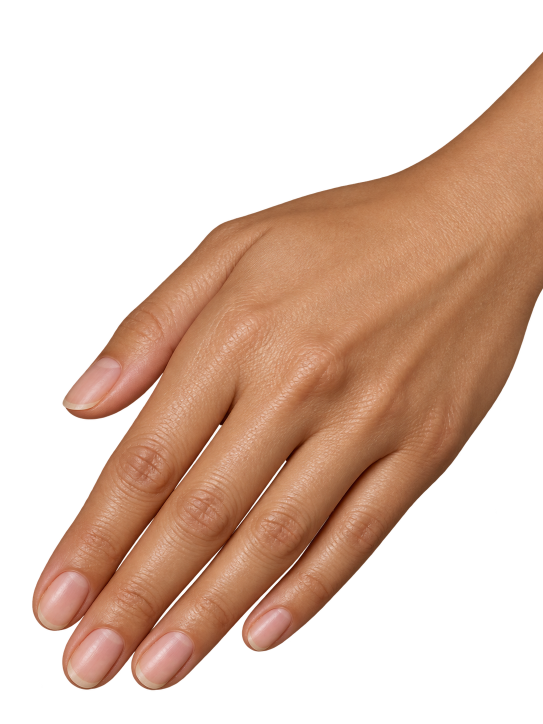
#> input picture backup/theme-186649313493/atlas-images/desi-preview-hand-base.png, 1086 x 1448 px, found by its file name (shown at 1/2 size); its folder holds 2 pictures in this run
$ python hand.py
#> lines starting #> are read from the running program, lines starting #| are printed output that depends on the picture; after the words box and inside, x2 and y2 are one past the last pixel; in counts of white or black regions, pixels touching at a corner belong together
### artwork/scripts/stlib.py
"""Shared helpers: alpha cleanup, defringe, WebP save. Never touches interior RGB."""
import io
import numpy as np
from PIL import Image
from scipy import ndimage

SRC = r"C:\Users\SSTS\Desktop\Riya\backup\theme-186649313493\atlas-images"
BGS = ["#ffb900", "#073df1", "#e10019", "#007948", "#ff0078", "#b7ef00", "#6620f2"]
LO, HI = 24, 232  # alpha <= LO -> 0, >= HI -> 255


def load(name):
#> called with name = 'desi-preview-hand-base.png'
    return np.array(Image.open(f"{SRC}\\{name}").convert("RGBA"))
#> returned value is the input picture: shape (1448, 1086, 4); mean R, G, B, A 80.9, 54.3, 39.4, 110.3


def clean(arr, keep="largest", min_area=200):
    """arr: HxWx4 uint8. Returns cleaned copy.
    1. remap alpha (kills faint specks, makes interior exactly opaque)
    2. drop disconnected specks (keep largest component, or all >= min_area)
    3. rim defringe: pixels with alpha < 255 take RGB of nearest opaque pixel
    4. zero RGB where alpha == 0
    """
#> called with keep = 'largest', min_area = 200
    a = arr.astype(np.float32)
    al = a[..., 3]
    al = np.clip((al - LO) * 255.0 / (HI - LO), 0, 255)
    lab, n = ndimage.label(al > 0, structure=np.ones((3, 3)))
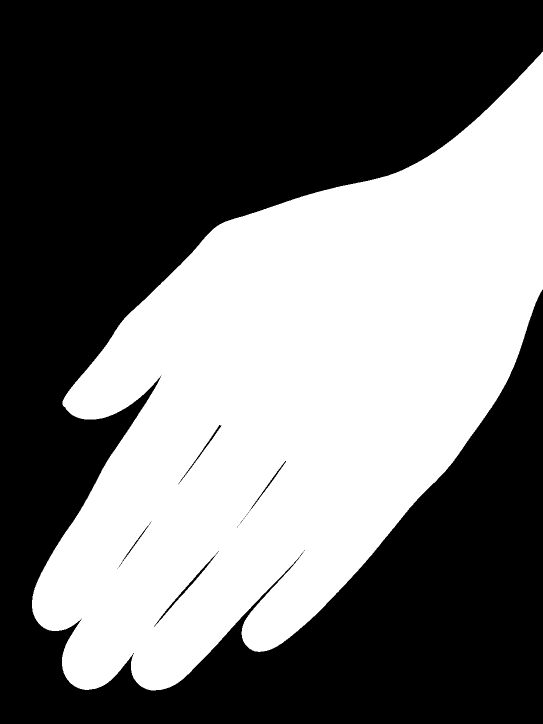
#> lab: shape (1448, 1086) int32 (shown at 1/2 size); values 0 (black) and 1 (white), 43.9% white; 1 white region, box (x1, y1, x2, y2) and area: (64, 103, 1086, 1381) 689727
#> n = 1
    if n:
        sizes = ndimage.sum(np.ones_like(al), lab, range(1, n + 1))
#> sizes = [689727]
        if keep == "largest":
            ok = {int(np.argmax(sizes)) + 1}
#> ok = 1 item
        else:
            ok = {i + 1 for i, s in enumerate(sizes) if s >= min_area}
        al[~np.isin(lab, list(ok))] = 0
    out = a.copy()
    out[..., 3] = al
    opaque = al >= 255
#> opaque: shape (1448, 1086) bool; 43.4% white; 1 white region, box (x1, y1, x2, y2) and area: (65, 105, 1086, 1379) 682833
    if opaque.any():
        _, (iy, ix) = ndimage.distance_transform_edt(~opaque, return_indices=True)
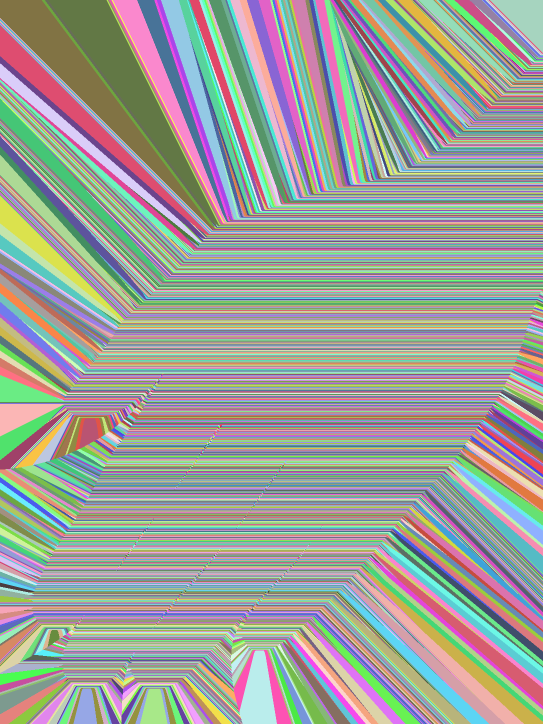
#> iy: shape (1448, 1086) int32 (shown at 1/2 size); 1274 distinct labels, from 105 to 1378; one colour per label, 0 black
        rim = (al > 0) & (al < 255)
#> rim: shape (1448, 1086) bool; 0.44% white in thin lines or dots, all inside (x1, y1, x2, y2) = (64, 103, 1086, 1381)
        out[rim, :3] = a[iy[rim], ix[rim], :3]
    out[al == 0, :3] = 0
    return np.round(out).astype(np.uint8)


def bbox(arr):
    ys, xs = np.nonzero(arr[..., 3])
    return xs.min(), ys.min(), xs.max() + 1, ys.max() + 1


# [15 lines left out: function save_webp, not called in this run]


def hexrgb(h):
    h = h.lstrip("#")
    return tuple(int(h[i:i + 2], 16) for i in (0, 2, 4))

### artwork/scripts/hand.py
"""Preview hand: remove the thumb from desi-preview-hand-base.png with a smooth
radial-edge contour, add a soft edge falloff along the new contour, export."""
import json, os, sys
import numpy as np
from PIL import Image, ImageDraw, ImageFilter
from scipy import ndimage
from stlib import load, clean, save_webp

HERE = os.path.dirname(__file__)
SCR = r"C:\Users\SSTS\AppData\Local\Temp\claude\C--Users-SSTS-Desktop-Riya\c88f0826-6dbb-4d8c-845c-66305c0e9e45\scratchpad"

# New radial contour (source px), from the index finger's visible top edge up to the wrist.
CONTOUR = [(185, 950), (215, 900), (245, 850), (278, 797), (328, 746), (360, 703),
           (388, 648), (420, 588), (468, 525), (530, 468), (610, 416), (700, 374), (800, 344), (850, 318)]


def catmull(pts, n=24):
    p = [pts[0]] + pts + [pts[-1]]
    out = []
    for i in range(1, len(p) - 2):
        p0, p1, p2, p3 = map(np.array, p[i - 1:i + 3])
        for t in np.linspace(0, 1, n, endpoint=False):
            out.append(0.5 * ((2 * p1) + (-p0 + p2) * t + (2 * p0 - 5 * p1 + 4 * p2 - p3) * t * t
                              + (-p0 + 3 * p1 - 3 * p2 + p3) * t ** 3))
    out.append(np.array(pts[-1]))
    return [tuple(map(float, q)) for q in out]


def build(ss=4):
    a = clean(load("desi-preview-hand-base.png")).astype(np.float32)
    H, W = a.shape[:2]
#> H = 1448; W = 1086
    curve = catmull(CONTOUR)
    # keep-region polygon: everything below/right of the curve (supersampled for AA)
    poly = [(x * ss, y * ss) for x, y in curve]
    poly += [(curve[-1][0] * ss, 0), (W * ss, 0), (W * ss, H * ss), (0, H * ss), (0, curve[0][1] * ss)]
    m = Image.new("L", (W * ss, H * ss), 0)
#> m: PIL image 4344x5792 L; every value is 0
    ImageDraw.Draw(m).polygon(poly, fill=255)
#> m: PIL image 4344x5792 L; 65.8% white; 1 black region, box (x1, y1, x2, y2) and area: (0, 0, 3400, 3800) 8603815
    keep = np.array(m.resize((W, H), Image.LANCZOS)).astype(np.float32) / 255.0
    # 1.2px feather so the cut matches the photographic edge softness
    keep = ndimage.gaussian_filter(keep, 0.6)
    newal = a[..., 3] * keep
    # soft falloff (rounded-form shading) only along the new cut, ~10px, max 22% darker
    cut = (keep < 0.999) & (a[..., 3] > 250)
#> cut: shape (1448, 1086) bool; 3.7% white; 1 white region, box (x1, y1, x2, y2) and area: (126, 316, 853, 838) 57521
    dist = ndimage.distance_transform_edt(~(keep < 0.5))
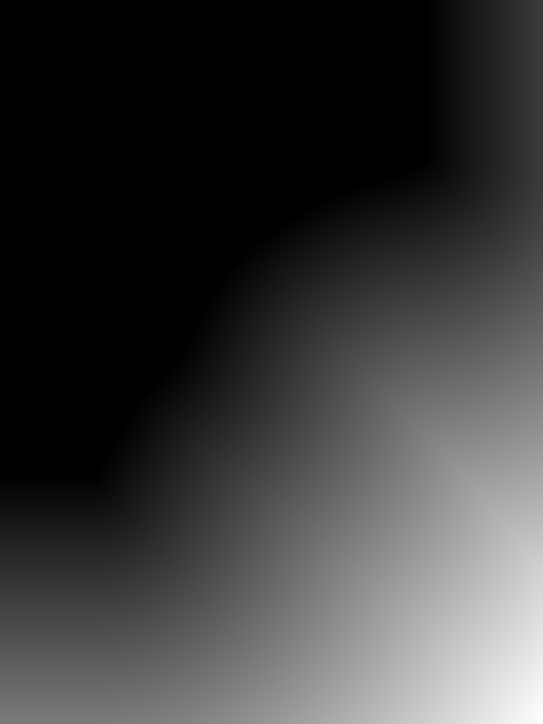
#> dist: shape (1448, 1086) float64 (shown at 1/2 size); min 0, max 1028.3, mean 236; drawn with min black and max white
    near_cut = ndimage.binary_dilation(cut, iterations=14)
#> near_cut: shape (1448, 1086) bool; 5.1% white; 1 white region, box (x1, y1, x2, y2) and area: (112, 302, 867, 852) 80292
    shade = np.where(near_cut, np.clip(1 - dist / 12.0, 0, 1) ** 1.6 * 0.22, 0)
    a[..., :3] *= (1 - shade)[..., None]
    a[..., 3] = newal
    a[newal < 1, :3] = 0
    # drop anything now disconnected (the thumb tip island, if any)
    out = clean(np.round(a).astype(np.uint8))
#> call 2 of clean, with keep = 'largest', min_area = 200
#> in clean (call 2), `lab, n = ndimage.label(al > 0, structure=np.ones((3, 3)))`:
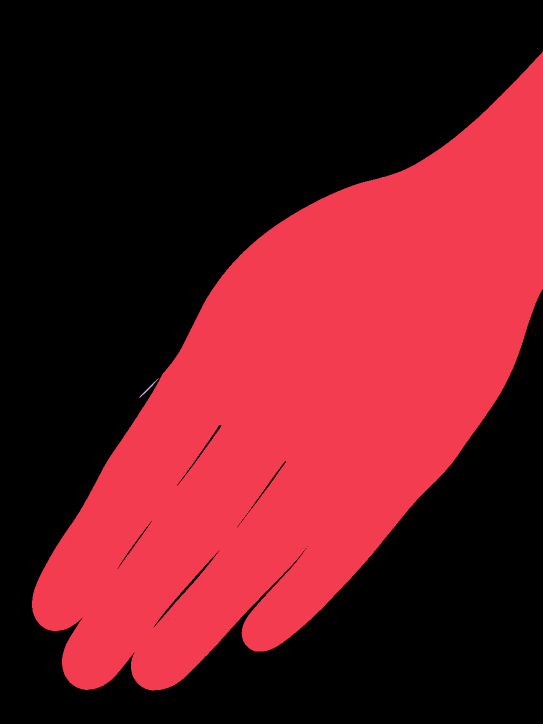
#> lab: shape (1448, 1086) int32 (shown at 1/2 size); 3 distinct labels, from 0 to 2; one colour per label, 0 black
#> in clean (call 2), `lab, n = ndimage.label(al > 0, structure=np.ones((3, 3)))`: n = 2
#> in clean (call 2), `sizes = ndimage.sum(np.ones_like(al), lab, range(1, n + 1))`: sizes = [632909, 126]
#> in clean (call 2), `al[~np.isin(lab, list(ok))] = 0`: al: shape (1448, 1086) float32; min 0, max 255, mean 102.2
#> in clean (call 2), `opaque = al >= 255`: opaque: shape (1448, 1086) bool; 39.9% white; 1 white region, box (x1, y1, x2, y2) and area: (65, 105, 1086, 1380) 627621
#> in clean (call 2), `_, (iy, ix) = ndimage.distance_transform_edt(~opaque, return_indices=T..`:
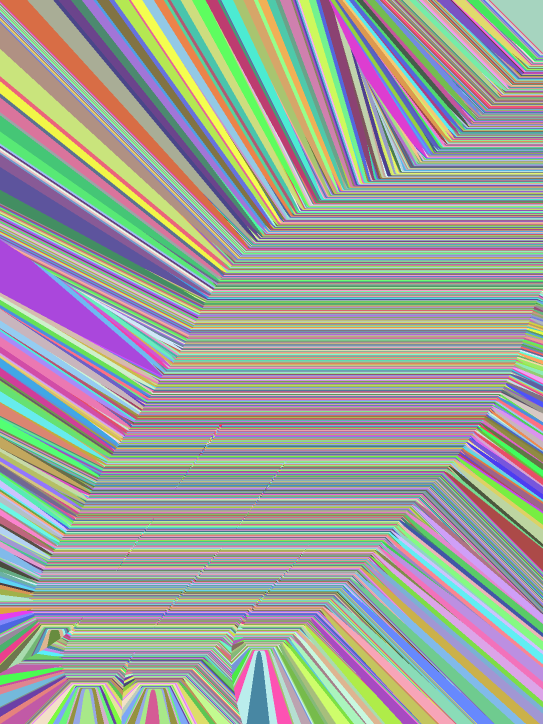
#> iy: shape (1448, 1086) int32 (shown at 1/2 size); 1275 distinct labels, from 105 to 1379; one colour per label, 0 black
#> in clean (call 2), `_, (iy, ix) = ndimage.distance_transform_edt(~opaque, return_indices=T..`:
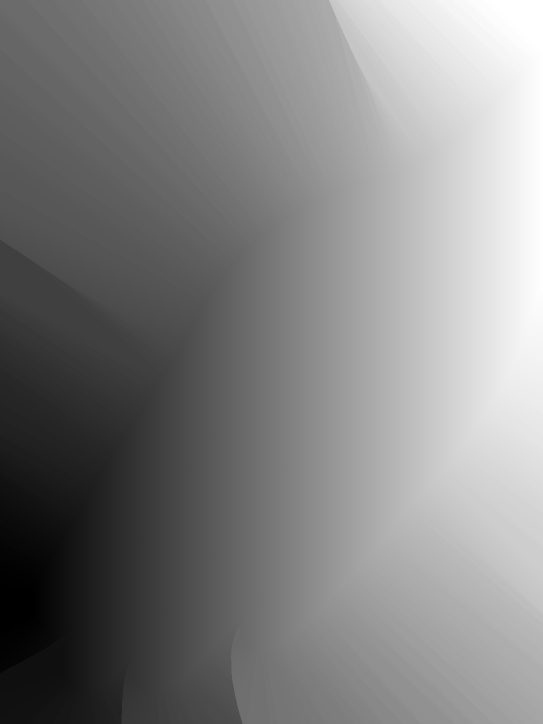
#> ix: shape (1448, 1086) int32 (shown at 1/2 size); min 65, max 1085, mean 587.1; drawn with min black and max white
#> in clean (call 2), `rim = (al > 0) & (al < 255)`:
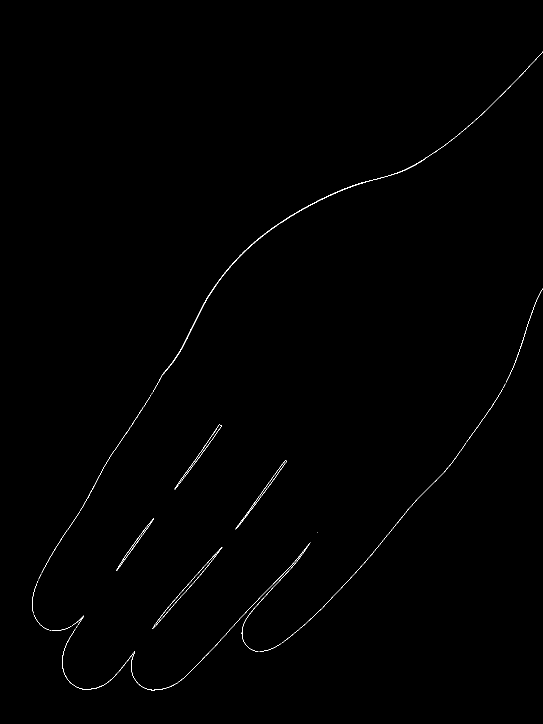
#> rim: shape (1448, 1086) bool (shown at 1/2 size); 0.34% white in thin lines or dots, all inside (x1, y1, x2, y2) = (64, 103, 1086, 1381)
    return out


if __name__ == "__main__":
    out = build()
    Image.fromarray(out).save(os.path.join(SCR, "hand_nothumb_full.png"))
    print("ok", out.shape)
#| ok (1448, 1086, 4)
